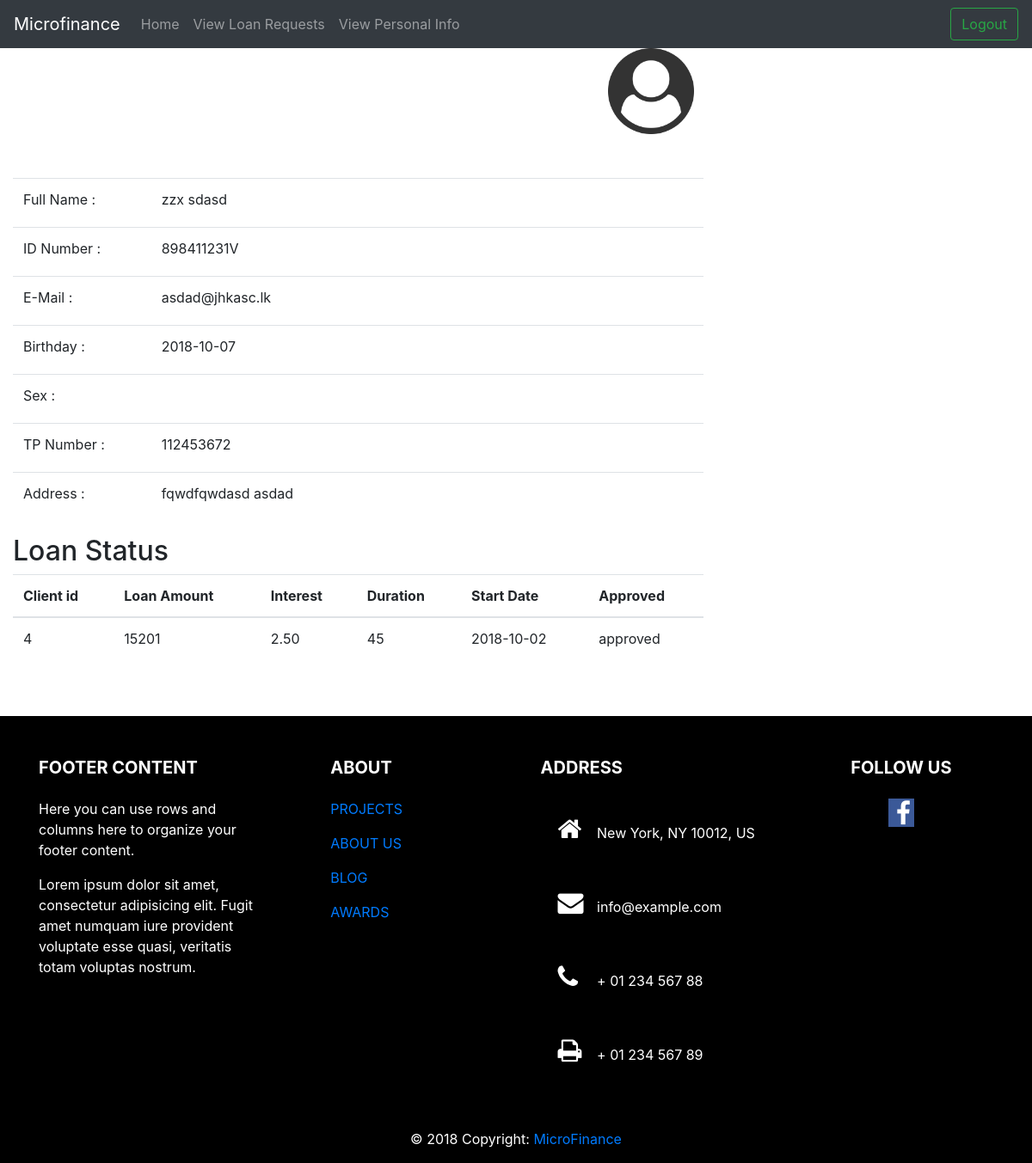
Page /Manager/profile.php?client_id=4 (signed in) on the committed database.
### tables this page shows
CREATE TABLE `clients` (
  `client_id` int(10) NOT NULL,
  `rep_id` int(10) DEFAULT NULL,
  `birthday` date DEFAULT NULL,
  `acc_no` int(15) DEFAULT NULL,
  `old_id` int(10) DEFAULT NULL,
  `username` varchar(15) DEFAULT NULL,
  `first_name` varchar(15) DEFAULT NULL,
  `last_name` varchar(15) DEFAULT NULL,
  `email` varchar(30) DEFAULT NULL,
  `tele_phone` int(10) DEFAULT NULL,
  `address` text,
  `gender` enum('Male','Female') DEFAULT NULL,
  `nic` varchar(11) DEFAULT NULL,
  `photo` longblob,
  `branch` varchar(20) NOT NULL,
  `marital_status` enum('Single','Married') DEFAULT NULL,
  `status` enum('pending','created','revoked') DEFAULT NULL
);

CREATE TABLE `loanapplications` (
  `loan_id` int(10) NOT NULL,
  `client_id` int(10) DEFAULT NULL,
  `loan_amount` int(10) DEFAULT NULL,
  `interest_rate` decimal(4,2) DEFAULT NULL,
  `start_date` date DEFAULT NULL,
  `approved` enum('pending','approved','rejected') DEFAULT 'pending',
  `duration` int(11) NOT NULL
);

### Manager/profile.php (the view, shortened to what this page needs)
<!doctype html>
<html lang="en">
<head>
    <link rel="stylesheet" href="https://cdnjs.cloudflare.com/ajax/libs/font-awesome/4.7.0/css/font-awesome.min.css">
    <link href="../css/custom.css" rel="stylesheet">
    <?php
    include_once "../Images.php";
    ?>
    <link rel="stylesheet" href="https://stackpath.bootstrapcdn.com/bootstrap/4.1.3/css/bootstrap.min.css"
>
</head>
<body>
<header>
    <nav class="navbar navbar-expand-md navbar-dark fixed-top bg-dark">
        <a class="navbar-brand" href="#">Microfinance</a>
        <div class="collapse navbar-collapse" id="navbarCollapse">
            <ul class="navbar-nav mr-auto">
                <li class="nav-item">
                    <a class="nav-link" href="managerhome.php">Home</a>
                </li>
                <li class="nav-item">
                    <a class="nav-link" href="viewloanrequests.php">View Loan Requests </a>
                </li>
                <li class="nav-item">
                    <a class="nav-link" href="viewpdetails.php">View Personal Info </a>
                </li>
            </ul>
            <form class="form-inline mt-2 mt-md-0" action="../login/logout.php">
                <button class="btn btn-outline-success my-2 my-sm-0" type="submit">Logout</button>
            </form>
        </div>
    </nav>
</header>
<main role="main">
    <div id="content" class="col-lg-10 col-sm-10">
        <h1 align="center"><b>Client Profile</b></h1>
        <div class=" row" align="center">
            <div class="col-md-8">
            </div>
            <div class="col-md-2" align="right">
                <div>
                    <div class="img" align="left">
                        <?php
                        $display = new Images('client');
                        $display->display();
                        ?>
                    </div>
                </div>
            </div>
            <div class="col-md-8">
            </div>
            <div class="col-lg-10" align="left">
                <?php
                $provided_sname = trim($_GET['client_id']);
                $dataconnect = new DbConnect();
                $link = $dataconnect->connect();
                $query = "SELECT * FROM clients WHERE client_id = $provided_sname";
                $result = mysqli_query($link, $query);
                while ($row = mysqli_fetch_array($result)) {
                    ?>
                    <form action=../Client/editprofile.php method="POST">
                        <table style='margin-top:50px;' class="table">
                            <tr>
                                <td class="lcolumn" width="20%"><label for="full name">Full Name </label> :</td>
                                <td><?php echo '<label  name="fullname" class="add1">' . $row['first_name'] . ' ' . $row['last_name'] . '</label></br>' ?></td>
                            </tr>
                            <tr>
                                <td class="lcolumn" width="20%"><label for="id">ID Number </label> :</td>
                                <td><?php echo '<label  name="nic" class="add1">' . $row['nic'] . '</label></br>' ?></td>
                            </tr>
                            <tr>
                                <td class="lcolumn" width="20%"><label for="email">E-Mail </label> :</td>
                                <td><?php echo '<label  name="email" class="add1">' . $row['email'] . '</label></br>' ?></td>
                            </tr>
                            <tr>
                                <td class="lcolumn" width="20%"><label for="birthday">Birthday </label> :</td>
                                <td><?php echo '<label  name="birthday" class="add1">' . $row['birthday'] . '</label></br>' ?></td>
                            </tr>
                            <tr>
                                <td class="lcolumn" width="20%"><label for="gender">Sex </label> :</td>
                                <td><?php echo '<label  name="gender" class="add1">' . $row['gender'] . '</label></br>' ?></td>
                            </tr>
                            <tr>
                                <td class="lcolumn" width="20%"><label for="phone">TP Number </label> :</td>
                                <td><?php echo '<label  name="phone" class="add1">' . $row['tele_phone'] . '</label></br>' ?></td>
                            </tr>
                            <tr>
                                <td class="lcolumn" width="20%"><label for="adress">Address </label> :</td>
                                <td><?php echo '<label  name="address" class="add1">' . $row['address'] . '</label></br>' ?></td>
                            </tr>
                        </table>
                    </form>
                    <?php
                }
                ?>
                <h2>Loan Status</h2>
                <?php
                $dataconnect = new DbConnect();
                $database = $dataconnect->connect();
                $result2 = mysqli_query($database, "SELECT * FROM loanapplications WHERE client_id=$provided_sname");
                echo "<table class='table'>
                  <thead>
                  <tr>
                  <th>Client id</th>
                  <th>Loan Amount</th>
                  <th>Interest</th>
                  <th>Duration</th>
                  <th>Start Date</th>
                  <th>Approved</th>
                  </tr>
                  </thead>
                  <tbody>";
                while ($row = mysqli_fetch_array($result2)) {
                    echo "<tr>";
                    echo "<td>" . $row['client_id'] . "</td>";
                    echo "<td>" . $row['loan_amount'] . "</td>";
                    echo "<td>" . $row['interest_rate'] . "</td>";
                    echo "<td>" . $row['duration'] . "</td>";
                    echo "<td>" . $row['start_date'] . "</td>";
                    echo "<td>" . $row['approved'] . "</td>";
                    echo "</tr>";
                }
                echo "</tbody></table>";
                ?>
            </div>
        </div>
    </div>
    <div style="height:50px">
    </div>
    <footer class="page-footer font-small mdb-color lighten-3 pt-4">
        <div class="container text-center text-md-left">
            <div class="row">
                <div class="col-md-4 col-lg-3 mr-auto my-md-4 my-0 mt-4 mb-1">
                    <h5 class="font-weight-bold text-uppercase mb-4">Footer Content</h5>
                    <p>Here you can use rows and columns here to organize your footer content.</p>
                    <p>Lorem ipsum dolor sit amet, consectetur adipisicing elit. Fugit amet numquam iure provident
                        voluptate esse
                        quasi, veritatis totam voluptas nostrum.</p>
                </div>
                <div class="col-md-2 col-lg-2 mx-auto my-md-4 my-0 mt-4 mb-1">
                    <h5 class="font-weight-bold text-uppercase mb-4">About</h5>
                    <ul class="list-unstyled">
                        <li>
                            <p>
                                <a href="#!">PROJECTS</a>
                            </p>
                        </li>
                        <li>
                            <p>
                                <a href="#!">ABOUT US</a>
                            </p>
                        </li>
                        <li>
                            <p>
                                <a href="#!">BLOG</a>
                            </p>
                        </li>
                        <li>
                            <p>
                                <a href="#!">AWARDS</a>
                            </p>
                        </li>
                    </ul>
                </div>
                <div class="col-md-4 col-lg-3 mx-auto my-md-4 my-0 mt-4 mb-1">
                    <h5 class="font-weight-bold text-uppercase mb-4">Address</h5>
                    <ul class="list-unstyled">
                        <li>
                            <p>
                                <i class="fa fa-home mr-3"></i> New York, NY 10012, US</p>
                        </li>
                        <li>
                            <p>
                                <i class="fa fa-envelope mr-3"></i> info@example.com</p>
                        </li>
                        <li>
                            <p>
                                <i class="fa fa-phone mr-3"></i> + 01 234 567 88</p>
                        </li>
                        <li>
                            <p>
                                <i class="fa fa-print mr-3"></i> + 01 234 567 89</p>
                        </li>
                    </ul>
                </div>
                <div class="col-md-2 col-lg-2 text-center mx-auto my-4">
                    <h5 class="font-weight-bold text-uppercase mb-4">Follow Us</h5>
                    <a type="button" class="btn-floating btn-fb">
                        <i class="fa fa-facebook"></i>
                    </a>
                </div>
            </div>
        </div>
        <div class="footer-copyright text-center py-3">© 2018 Copyright:
            <a href=""> MicroFinance</a>
        </div>
    </footer>
</main>
</body>
</html>

### Images.php (shortened to what this page needs)
<?php
class Images
{
    public function display()
    {
        $dataconnect = new DbConnect();
        $database = $dataconnect->connect();
        if( isset($_GET['client_id'])){
            $id = trim($_GET['client_id']);
        }else if( isset($_POST['name'])){
            $id = trim($_POST['name']);
        }else if (isset($_SESSION['client'])){
            $id = $_SESSION['client']->getId();
        }else if (isset($_SESSION['rep'])){
            $id = $_SESSION['rep']->getRepId();
        }else if (isset($_SESSION['officer'])){
            $id = $_SESSION['officer']->getOfficerId();
        }else {
            $id = $_POST['name'];
        }
        $query = "SELECT * FROM clients WHERE client_id='$id'";
        $result = mysqli_query($database, $query);
        while ($row = mysqli_fetch_array($result)) {
            if ($row['photo'] != null) {
                echo '<img  class="user" height="150" width="150" alt="Avatar" src="data:photo;base64,' . $row['photo'] . '" >';
            } else {
                echo '<img  class="user" height="100" width="150" alt="Avatar" src="../Images/db.png" alt="Avatar">';
            }
        }
    }
}
?>

### css/custom.css (style rules this page uses)
.fa { padding: 20px; font-size: 30px; width: 45px; text-decoration: none; }
.fa-facebook { background: #3B5998; color: #FFFFFF; padding: 0.05em 0.3em; background: #3B5998; color: white; width: 30px; }
footer { background: black; color: white; }

### rows in the picture
clients: first_name "zzx", last_name "sdasd", nic "898411231V", email "asdad@jhkasc.lk", birthday "2018-10-07", tele_phone "112453672", address "fqwdfqwdasd asdad"
loanapplications: client "4", loan_amount "15201", interest_rate "2.50", duration "45", start_date "2018-10-02", approved "approved"
